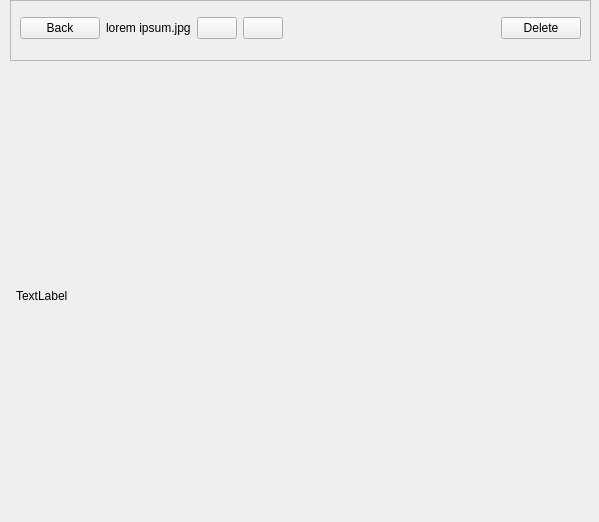
<?xml version="1.0" encoding="UTF-8"?>
<ui version="4.0">
 <class>PictureWidget</class>
 <widget class="QWidget" name="PictureWidget">
  <property name="geometry">
   <rect>
    <x>0</x>
    <y>0</y>
    <width>599</width>
    <height>522</height>
   </rect>
  </property>
  <property name="windowTitle">
   <string>Form</string>
  </property>
  <widget class="QFrame" name="frame">
   <property name="geometry">
    <rect>
     <x>10</x>
     <y>0</y>
     <width>581</width>
     <height>61</height>
    </rect>
   </property>
   <property name="frameShape">
    <enum>QFrame::StyledPanel</enum>
   </property>
   <property name="frameShadow">
    <enum>QFrame::Raised</enum>
   </property>
   <widget class="QWidget" name="layoutWidget">
    <property name="geometry">
     <rect>
      <x>10</x>
      <y>10</y>
      <width>561</width>
      <height>36</height>
     </rect>
    </property>
    <layout class="QHBoxLayout" name="horizontalLayout">
     <item>
      <widget class="QPushButton" name="backButton">
       <property name="text">
        <string>Back</string>
       </property>
       <property name="icon">
        <iconset resource="res/resource.qrc">
         <normaloff>:/icons/back-to-gallery.png</normaloff>:/icons/back-to-gallery.png</iconset>
       </property>
      </widget>
     </item>
     <item>
      <widget class="QLabel" name="nameLabel">
       <property name="text">
        <string>lorem ipsum.jpg</string>
       </property>
      </widget>
     </item>
     <item>
      <widget class="QPushButton" name="previousButton">
       <property name="text">
        <string/>
       </property>
       <property name="icon">
        <iconset resource="res/resource.qrc">
         <normaloff>:/icons/photo-previous.png</normaloff>:/icons/photo-previous.png</iconset>
       </property>
      </widget>
     </item>
     <item>
      <widget class="QPushButton" name="nextButton">
       <property name="text">
        <string/>
       </property>
       <property name="icon">
        <iconset resource="res/resource.qrc">
         <normaloff>:/icons/photo-next.png</normaloff>:/icons/photo-next.png</iconset>
       </property>
      </widget>
     </item>
     <item>
      <spacer name="horizontalSpacer">
       <property name="orientation">
        <enum>Qt::Horizontal</enum>
       </property>
       <property name="sizeHint" stdset="0">
        <size>
         <width>40</width>
         <height>20</height>
        </size>
       </property>
      </spacer>
     </item>
     <item>
      <widget class="QPushButton" name="deleteButton">
       <property name="text">
        <string>Delete</string>
       </property>
       <property name="icon">
        <iconset resource="res/resource.qrc">
         <normaloff>:/icons/photo-delete.png</normaloff>:/icons/photo-delete.png</iconset>
       </property>
      </widget>
     </item>
    </layout>
   </widget>
  </widget>
  <widget class="QLabel" name="pictureLabel">
   <property name="geometry">
    <rect>
     <x>16</x>
     <y>85</y>
     <width>571</width>
     <height>421</height>
    </rect>
   </property>
   <property name="text">
    <string>TextLabel</string>
   </property>
  </widget>
 </widget>
 <resources>
  <include location="res/resource.qrc"/>
 </resources>
 <connections/>
</ui>
